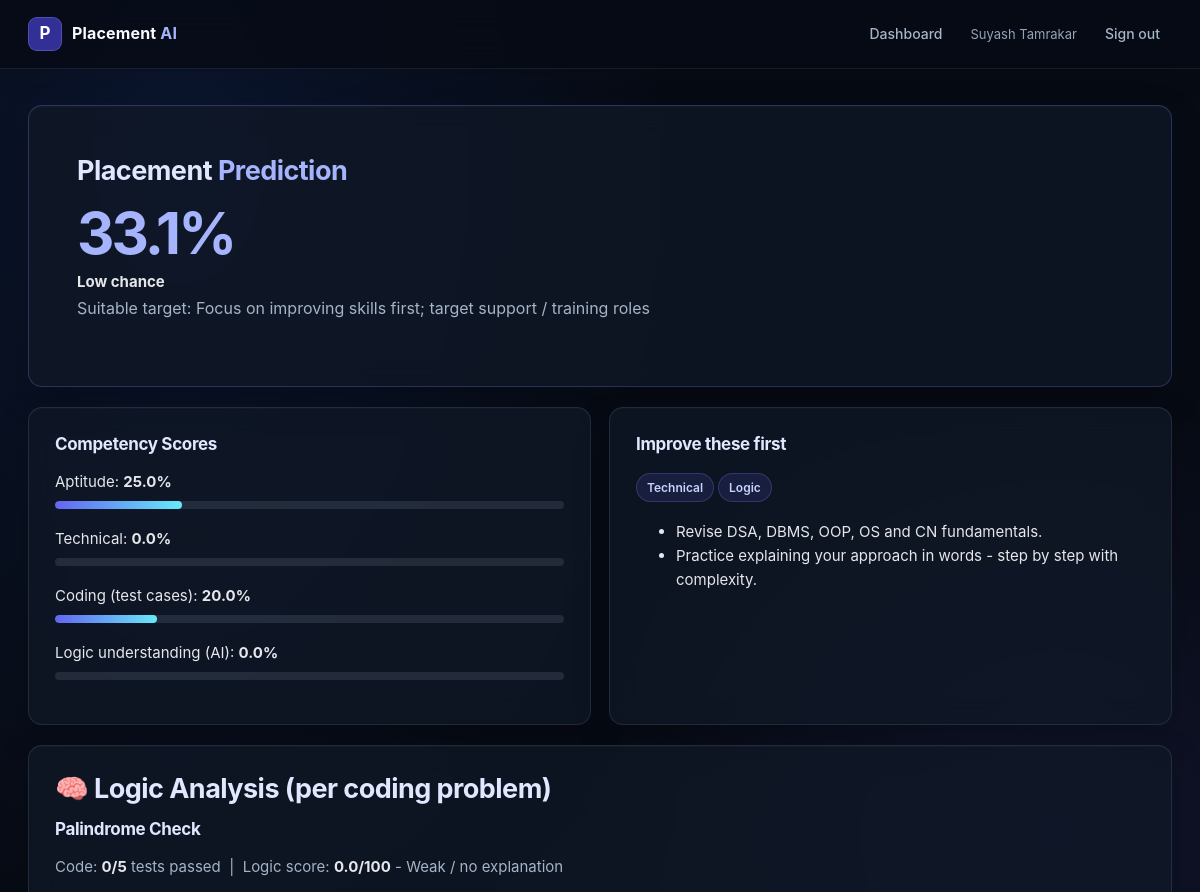
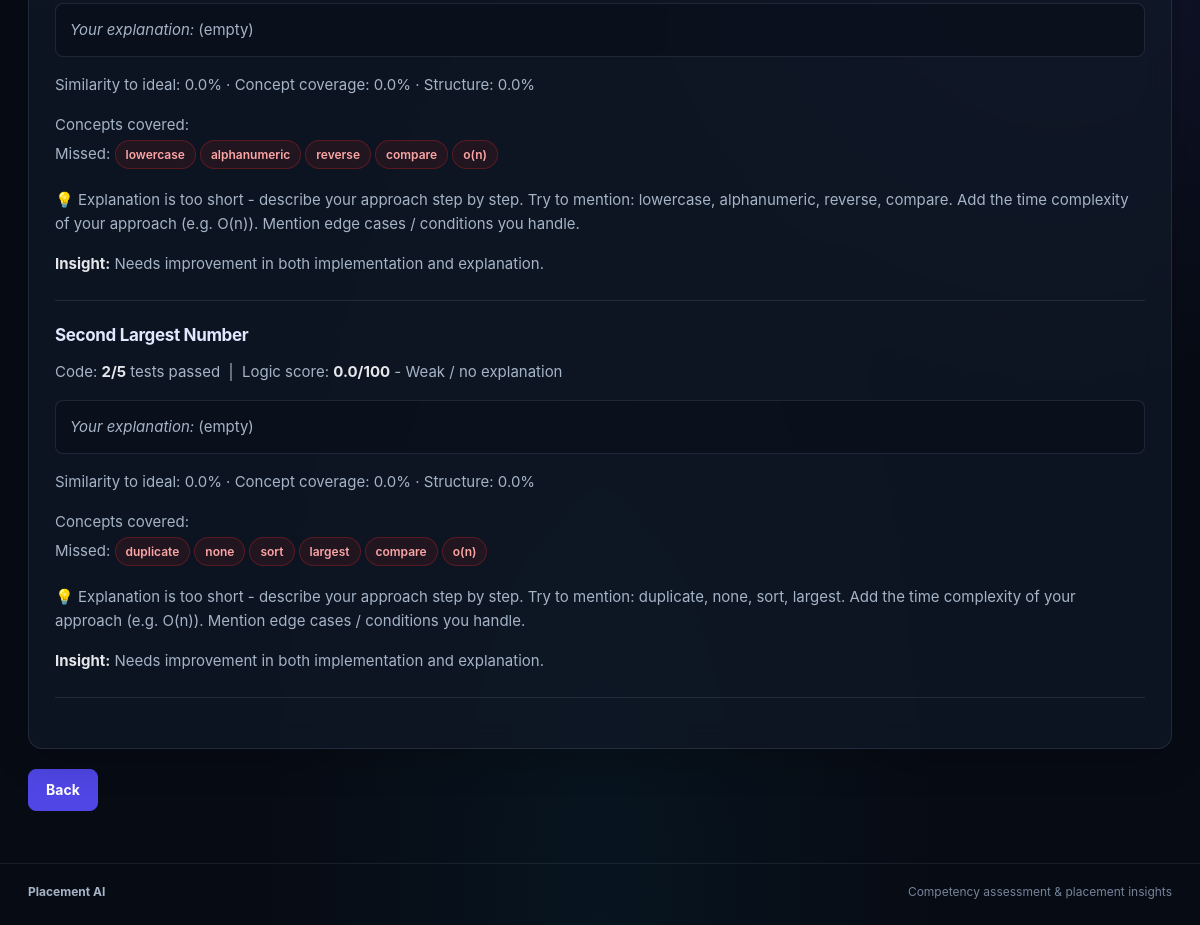
Screenshot of /result/3 (signed in) with the database file from the repository (2 pictures, top to bottom).
### tables this page shows
CREATE TABLE attempts(
        id INTEGER PRIMARY KEY AUTOINCREMENT, user_id INTEGER NOT NULL,
        created TIMESTAMP DEFAULT CURRENT_TIMESTAMP,
        aptitude REAL, technical REAL, coding REAL, logic REAL,
        probability REAL, label TEXT, details TEXT);

### app.py (the view)
@app.route("/result/<int:aid>")
@login_required
def result(aid):
    a = get_db().execute("SELECT * FROM attempts WHERE id=?", (aid,)).fetchone()
    if not a or (a["user_id"] != session["uid"] and session.get("role") != "admin"):
        flash("Result not found.", "error")
        return redirect(url_for("dashboard"))
    return render_template("result.html", a=a, d=json.loads(a["details"]))

### app.py (called while the page is built)
def login_required(f):
    @wraps(f)
    def wrapper(*a, **k):
        if "uid" not in session:
            return redirect(url_for("login"))
        return f(*a, **k)
    return wrapper

### database.py (called while the page is built)
def get_db():
    conn = sqlite3.connect(DB)
    conn.row_factory = sqlite3.Row
    return conn

### templates/result.html
{% extends "base.html" %}{% block content %}
{% macro bar(label,v) %}<div>{{ label }}: <b>{{ v|round(1) }}%</b></div><div class="bar"><div style="width:{{ v }}%"></div></div>{% endmacro %}
<div class="card hero hero-results"><h2>Placement <span class="accent">Prediction</span></h2>
<div class="big">{{ d.pred.probability }}%</div><b>{{ d.pred.label }}</b>
<p>Suitable target: {{ d.pred.companies }}</p></div>
<div class="grid"><div class="card"><h3>Competency Scores</h3>
{{ bar('Aptitude', a.aptitude) }}{{ bar('Technical', a.technical) }}{{ bar('Coding (test cases)', a.coding) }}{{ bar('Logic understanding (AI)', a.logic) }}</div>
<div class="card"><h3>Improve these first</h3>{% for w in d.pred.weak_areas %}<span class="pill">{{ w|title }}</span>{% endfor %}
<ul>{% for t in d.pred.tips %}<li>{{ t }}</li>{% endfor %}</ul></div></div>
<div class="card"><h2>🧠 Logic Analysis (per coding problem)</h2>
{% for p in d.problems %}<h3>{{ p.title }}</h3>
<p>Code: <b>{{ p.run.passed }}/{{ p.run.total }}</b> tests passed {% if p.run.error %}<small>({{ p.run.error }})</small>{% endif %}
&nbsp;|&nbsp; Logic score: <b>{{ p.logic.score }}/100</b> - {{ p.logic.level }}</p>
<p class="explanation"><i>Your explanation:</i> {{ p.logic_text or '(empty)' }}</p>
<p>Similarity to ideal: {{ p.logic.similarity }}% · Concept coverage: {{ p.logic.coverage }}% · Structure: {{ p.logic.structure }}%</p>
<p>Concepts covered: {% for c in p.logic.concepts_hit %}<span class="pill">{{ c }}</span>{% endfor %}<br>
Missed: {% for c in p.logic.concepts_missed %}<span class="pill missed">{{ c }}</span>{% endfor %}</p>
<p>💡 {{ p.logic.feedback|join(' ') }}</p><p><b>Insight:</b> {{ p.insight }}</p><hr>{% endfor %}</div>
<a class="btn" href="{{ url_for('dashboard') }}">Back</a>{% endblock %}

### rows the page displays
attempts: pred.label "Low chance", aptitude "25.0 0.0 20.0 0.0", title "Palindrome Check", run.passed "0", run.total "5", logic.score "0.0", logic.level "Weak / no explanation", logic_text "(empty)", logic.similarity "0.0", logic.coverage "0.0", logic.structure "0.0", concepts_missed "lowercase" "alphanumeric" "reverse" "compare" "o(n)" "duplicate" "none" "sort" "largest" "compare" "o(n)", logic.feedback "Explanation is too short - describe your approach step by step. Try to mention: lowercase, alphanumeric, reverse, compare. Add the time complexity of your approach (e.g. O(n)). Mention edge cases / conditions you handle.", insight "Needs improvement in both implementation and explanation.", title "Second Largest Number", run.passed "2", logic.feedback "Explanation is too short - describe your approach step by step. Try to mention: duplicate, none, sort, largest. Add the time complexity of your approach (e.g. O(n)). Mention edge cases / conditions you handle."

### other values shown
{{ session.name }} "Suyash Tamrakar"
{{ d.pred.probability }} "33.1"
{{ d.pred.companies }} "Focus on improving skills first; target support / training roles"
{{ label }} "Aptitude Technical Coding (test cases) Logic understanding (AI)"
{{ w|title }} "Technical" "Logic"
{{ t }} "Revise DSA, DBMS, OOP, OS and CN fundamentals." "Practice explaining your approach in words - step by step with complexity."
